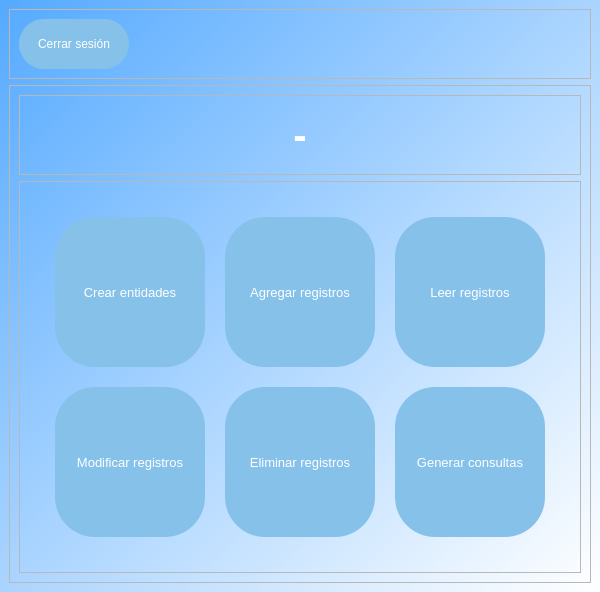
<?xml version="1.0" encoding="UTF-8"?>
<ui version="4.0">
 <class>MainWindow</class>
 <widget class="QMainWindow" name="MainWindow">
  <property name="geometry">
   <rect>
    <x>0</x>
    <y>0</y>
    <width>600</width>
    <height>592</height>
   </rect>
  </property>
  <property name="windowTitle">
   <string>MainWindow</string>
  </property>
  <property name="windowIcon">
   <iconset resource="recursos.qrc">
    <normaloff>:/blanco_delgado/Iconos/logo.png</normaloff>:/blanco_delgado/Iconos/logo.png</iconset>
  </property>
  <property name="styleSheet">
   <string notr="true">#centralwidget {
background: qlineargradient(spread:pad, x1:0, y1:0, x2:1, y2:1, stop:0 rgba(85, 170, 255, 255), stop:1 rgba(255, 255, 255, 255));
}

QToolButton {
color: white;
background: #85C1E9;
border: none;
border-radius: 40px;
}

QToolButton:hover {
background:#3498DB;
}

QToolButton:pressed {
background: #DB7734;
}

#btnCerrarSesion {
border-radius: 25px;
}

QLabel {
color: white;
}</string>
  </property>
  <widget class="QWidget" name="centralwidget">
   <layout class="QVBoxLayout" name="verticalLayout_2">
    <item>
     <widget class="QFrame" name="frame">
      <property name="frameShape">
       <enum>QFrame::StyledPanel</enum>
      </property>
      <property name="frameShadow">
       <enum>QFrame::Raised</enum>
      </property>
      <layout class="QHBoxLayout" name="horizontalLayout">
       <item>
        <widget class="QToolButton" name="btnCerrarSesion">
         <property name="minimumSize">
          <size>
           <width>110</width>
           <height>50</height>
          </size>
         </property>
         <property name="maximumSize">
          <size>
           <width>110</width>
           <height>50</height>
          </size>
         </property>
         <property name="text">
          <string>Cerrar sesión</string>
         </property>
         <property name="icon">
          <iconset resource="recursos.qrc">
           <normaloff>:/blanco_delgado/Iconos/blanco_delgado/arrow-left-circle.svg</normaloff>:/blanco_delgado/Iconos/blanco_delgado/arrow-left-circle.svg</iconset>
         </property>
         <property name="iconSize">
          <size>
           <width>30</width>
           <height>30</height>
          </size>
         </property>
         <property name="toolButtonStyle">
          <enum>Qt::ToolButtonTextBesideIcon</enum>
         </property>
        </widget>
       </item>
       <item>
        <spacer name="horizontalSpacer">
         <property name="orientation">
          <enum>Qt::Horizontal</enum>
         </property>
         <property name="sizeHint" stdset="0">
          <size>
           <width>722</width>
           <height>20</height>
          </size>
         </property>
        </spacer>
       </item>
      </layout>
     </widget>
    </item>
    <item>
     <widget class="QFrame" name="frame_2">
      <property name="frameShape">
       <enum>QFrame::StyledPanel</enum>
      </property>
      <property name="frameShadow">
       <enum>QFrame::Raised</enum>
      </property>
      <layout class="QVBoxLayout" name="verticalLayout">
       <item>
        <widget class="QFrame" name="frame_4">
         <property name="frameShape">
          <enum>QFrame::StyledPanel</enum>
         </property>
         <property name="frameShadow">
          <enum>QFrame::Raised</enum>
         </property>
         <layout class="QHBoxLayout" name="horizontalLayout_2">
          <item>
           <spacer name="horizontalSpacer_2">
            <property name="orientation">
             <enum>Qt::Horizontal</enum>
            </property>
            <property name="sizeHint" stdset="0">
             <size>
              <width>202</width>
              <height>20</height>
             </size>
            </property>
           </spacer>
          </item>
          <item>
           <widget class="QLabel" name="lblMensaje">
            <property name="minimumSize">
             <size>
              <width>400</width>
              <height>60</height>
             </size>
            </property>
            <property name="maximumSize">
             <size>
              <width>400</width>
              <height>60</height>
             </size>
            </property>
            <property name="font">
             <font>
              <pointsize>30</pointsize>
              <weight>75</weight>
              <bold>true</bold>
             </font>
            </property>
            <property name="text">
             <string>-</string>
            </property>
            <property name="alignment">
             <set>Qt::AlignCenter</set>
            </property>
           </widget>
          </item>
          <item>
           <spacer name="horizontalSpacer_3">
            <property name="orientation">
             <enum>Qt::Horizontal</enum>
            </property>
            <property name="sizeHint" stdset="0">
             <size>
              <width>201</width>
              <height>20</height>
             </size>
            </property>
           </spacer>
          </item>
         </layout>
        </widget>
       </item>
       <item>
        <widget class="QFrame" name="frame_3">
         <property name="frameShape">
          <enum>QFrame::StyledPanel</enum>
         </property>
         <property name="frameShadow">
          <enum>QFrame::Raised</enum>
         </property>
         <layout class="QGridLayout" name="gridLayout_2">
          <item row="0" column="1">
           <spacer name="verticalSpacer">
            <property name="orientation">
             <enum>Qt::Vertical</enum>
            </property>
            <property name="sizeHint" stdset="0">
             <size>
              <width>20</width>
              <height>40</height>
             </size>
            </property>
           </spacer>
          </item>
          <item row="1" column="0">
           <spacer name="horizontalSpacer_4">
            <property name="orientation">
             <enum>Qt::Horizontal</enum>
            </property>
            <property name="sizeHint" stdset="0">
             <size>
              <width>40</width>
              <height>20</height>
             </size>
            </property>
           </spacer>
          </item>
          <item row="1" column="1">
           <layout class="QGridLayout" name="gridLayout">
            <property name="leftMargin">
             <number>20</number>
            </property>
            <property name="topMargin">
             <number>20</number>
            </property>
            <property name="rightMargin">
             <number>20</number>
            </property>
            <property name="bottomMargin">
             <number>20</number>
            </property>
            <property name="spacing">
             <number>20</number>
            </property>
            <item row="0" column="0">
             <widget class="QToolButton" name="btnCrearEntidades">
              <property name="minimumSize">
               <size>
                <width>150</width>
                <height>150</height>
               </size>
              </property>
              <property name="font">
               <font>
                <pointsize>10</pointsize>
                <weight>50</weight>
                <bold>false</bold>
               </font>
              </property>
              <property name="text">
               <string>Crear entidades</string>
              </property>
              <property name="icon">
               <iconset resource="recursos.qrc">
                <normaloff>:/blanco_delgado/Iconos/blanco_delgado/database.svg</normaloff>:/blanco_delgado/Iconos/blanco_delgado/database.svg</iconset>
              </property>
              <property name="iconSize">
               <size>
                <width>100</width>
                <height>100</height>
               </size>
              </property>
              <property name="toolButtonStyle">
               <enum>Qt::ToolButtonTextUnderIcon</enum>
              </property>
              <property name="autoRaise">
               <bool>false</bool>
              </property>
             </widget>
            </item>
            <item row="0" column="1">
             <widget class="QToolButton" name="btnAgregarRegistros">
              <property name="minimumSize">
               <size>
                <width>150</width>
                <height>150</height>
               </size>
              </property>
              <property name="font">
               <font>
                <pointsize>10</pointsize>
                <weight>50</weight>
                <bold>false</bold>
               </font>
              </property>
              <property name="text">
               <string>Agregar registros</string>
              </property>
              <property name="icon">
               <iconset resource="recursos.qrc">
                <normaloff>:/blanco_delgado/Iconos/blanco_delgado/file-plus.svg</normaloff>:/blanco_delgado/Iconos/blanco_delgado/file-plus.svg</iconset>
              </property>
              <property name="iconSize">
               <size>
                <width>100</width>
                <height>100</height>
               </size>
              </property>
              <property name="toolButtonStyle">
               <enum>Qt::ToolButtonTextUnderIcon</enum>
              </property>
             </widget>
            </item>
            <item row="0" column="2">
             <widget class="QToolButton" name="btnLeerRegistros">
              <property name="minimumSize">
               <size>
                <width>150</width>
                <height>150</height>
               </size>
              </property>
              <property name="font">
               <font>
                <pointsize>10</pointsize>
                <weight>50</weight>
                <bold>false</bold>
               </font>
              </property>
              <property name="text">
               <string>Leer registros</string>
              </property>
              <property name="icon">
               <iconset resource="recursos.qrc">
                <normaloff>:/blanco_delgado/Iconos/blanco_delgado/book-open.svg</normaloff>:/blanco_delgado/Iconos/blanco_delgado/book-open.svg</iconset>
              </property>
              <property name="iconSize">
               <size>
                <width>100</width>
                <height>100</height>
               </size>
              </property>
              <property name="toolButtonStyle">
               <enum>Qt::ToolButtonTextUnderIcon</enum>
              </property>
             </widget>
            </item>
            <item row="1" column="0">
             <widget class="QToolButton" name="btnModificarRegistros">
              <property name="minimumSize">
               <size>
                <width>150</width>
                <height>150</height>
               </size>
              </property>
              <property name="font">
               <font>
                <pointsize>10</pointsize>
                <weight>50</weight>
                <bold>false</bold>
               </font>
              </property>
              <property name="text">
               <string>Modificar registros</string>
              </property>
              <property name="icon">
               <iconset resource="recursos.qrc">
                <normaloff>:/blanco_delgado/Iconos/blanco_delgado/edit.svg</normaloff>:/blanco_delgado/Iconos/blanco_delgado/edit.svg</iconset>
              </property>
              <property name="iconSize">
               <size>
                <width>100</width>
                <height>100</height>
               </size>
              </property>
              <property name="toolButtonStyle">
               <enum>Qt::ToolButtonTextUnderIcon</enum>
              </property>
             </widget>
            </item>
            <item row="1" column="1">
             <widget class="QToolButton" name="btnEliminarRegistros">
              <property name="minimumSize">
               <size>
                <width>150</width>
                <height>150</height>
               </size>
              </property>
              <property name="font">
               <font>
                <pointsize>10</pointsize>
                <weight>50</weight>
                <bold>false</bold>
               </font>
              </property>
              <property name="text">
               <string>Eliminar registros</string>
              </property>
              <property name="icon">
               <iconset resource="recursos.qrc">
                <normaloff>:/blanco_delgado/Iconos/blanco_delgado/file-minus.svg</normaloff>:/blanco_delgado/Iconos/blanco_delgado/file-minus.svg</iconset>
              </property>
              <property name="iconSize">
               <size>
                <width>100</width>
                <height>100</height>
               </size>
              </property>
              <property name="toolButtonStyle">
               <enum>Qt::ToolButtonTextUnderIcon</enum>
              </property>
             </widget>
            </item>
            <item row="1" column="2">
             <widget class="QToolButton" name="btnGenerarConsultas">
              <property name="minimumSize">
               <size>
                <width>150</width>
                <height>150</height>
               </size>
              </property>
              <property name="font">
               <font>
                <pointsize>10</pointsize>
                <weight>50</weight>
                <bold>false</bold>
               </font>
              </property>
              <property name="text">
               <string>Generar consultas</string>
              </property>
              <property name="icon">
               <iconset resource="recursos.qrc">
                <normaloff>:/blanco_delgado/Iconos/blanco_delgado/book.svg</normaloff>:/blanco_delgado/Iconos/blanco_delgado/book.svg</iconset>
              </property>
              <property name="iconSize">
               <size>
                <width>100</width>
                <height>100</height>
               </size>
              </property>
              <property name="toolButtonStyle">
               <enum>Qt::ToolButtonTextUnderIcon</enum>
              </property>
             </widget>
            </item>
           </layout>
          </item>
          <item row="1" column="2">
           <spacer name="horizontalSpacer_5">
            <property name="orientation">
             <enum>Qt::Horizontal</enum>
            </property>
            <property name="sizeHint" stdset="0">
             <size>
              <width>40</width>
              <height>20</height>
             </size>
            </property>
           </spacer>
          </item>
          <item row="2" column="1">
           <spacer name="verticalSpacer_2">
            <property name="orientation">
             <enum>Qt::Vertical</enum>
            </property>
            <property name="sizeHint" stdset="0">
             <size>
              <width>20</width>
              <height>40</height>
             </size>
            </property>
           </spacer>
          </item>
         </layout>
        </widget>
       </item>
      </layout>
     </widget>
    </item>
   </layout>
  </widget>
 </widget>
 <resources>
  <include location="recursos.qrc"/>
 </resources>
 <connections/>
</ui>
